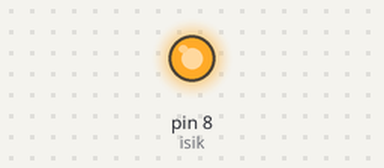
Recording of a sketch running on a simulated Arduino Uno, built with avr-gcc and run on an emulated ATmega328P. Shown: output pins drawn as LEDs (lit = HIGH).

Above: at 1.0 s.
At 3.0 s:
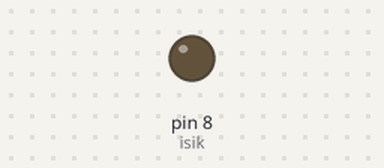
Timing chart, 0 to 5.2 s (numbered marks = the images above):
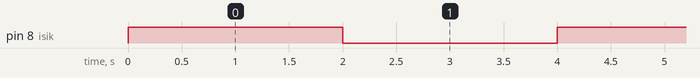

The sketch:

role.ino
```cpp
#define isik 8

void setup() {
 pinMode(isik, OUTPUT);

}
void loop() {
 digitalWrite(isik, HIGH);
 delay(2000);
 digitalWrite(isik, LOW);
 delay(2000);

}
```

Measured:
- by itself, pin 8 (isik): alternates HIGH for 2.0 s and LOW for 2.0 s
